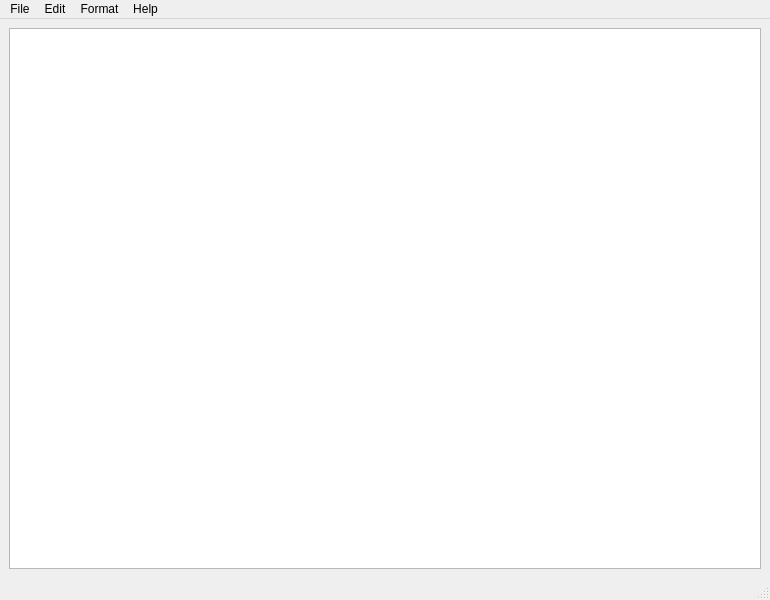
<?xml version="1.0" encoding="UTF-8"?>
<ui version="4.0">
 <class>Notepad</class>
 <widget class="QMainWindow" name="Notepad">
  <property name="geometry">
   <rect>
    <x>0</x>
    <y>0</y>
    <width>770</width>
    <height>600</height>
   </rect>
  </property>
  <property name="windowTitle">
   <string>Notepad</string>
  </property>
  <widget class="QWidget" name="centralwidget">
   <layout class="QVBoxLayout" name="verticalLayout">
    <item>
     <widget class="QTextEdit" name="textEdit"/>
    </item>
   </layout>
  </widget>
  <widget class="QMenuBar" name="menubar">
   <property name="geometry">
    <rect>
     <x>0</x>
     <y>0</y>
     <width>770</width>
     <height>21</height>
    </rect>
   </property>
   <widget class="QMenu" name="menuNew">
    <property name="title">
     <string>File</string>
    </property>
    <addaction name="actionOpen"/>
    <addaction name="actionNew"/>
    <addaction name="actionSave"/>
    <addaction name="actionSave_as"/>
    <addaction name="actionPrint"/>
    <addaction name="actionExit"/>
   </widget>
   <widget class="QMenu" name="menuHelp">
    <property name="title">
     <string>Help</string>
    </property>
    <addaction name="actionAbout"/>
   </widget>
   <widget class="QMenu" name="menuEdit">
    <property name="title">
     <string>Edit</string>
    </property>
    <addaction name="actionCopy"/>
    <addaction name="actionCut"/>
    <addaction name="actionPaste"/>
    <addaction name="actionUndo"/>
    <addaction name="actionRedo"/>
   </widget>
   <widget class="QMenu" name="menuFormat">
    <property name="title">
     <string>Format</string>
    </property>
    <addaction name="actionFont"/>
   </widget>
   <addaction name="menuNew"/>
   <addaction name="menuEdit"/>
   <addaction name="menuFormat"/>
   <addaction name="menuHelp"/>
  </widget>
  <widget class="QStatusBar" name="statusbar"/>
  <action name="actionOpen">
   <property name="text">
    <string>Open</string>
   </property>
  </action>
  <action name="actionNew">
   <property name="text">
    <string>New</string>
   </property>
  </action>
  <action name="actionSave">
   <property name="text">
    <string>Save</string>
   </property>
  </action>
  <action name="actionSave_as">
   <property name="text">
    <string>Save as</string>
   </property>
  </action>
  <action name="actionPrint">
   <property name="text">
    <string>Print</string>
   </property>
  </action>
  <action name="actionExit">
   <property name="text">
    <string>Exit</string>
   </property>
  </action>
  <action name="actionAbout">
   <property name="text">
    <string>About</string>
   </property>
  </action>
  <action name="actionCopy">
   <property name="text">
    <string>Copy</string>
   </property>
  </action>
  <action name="actionCut">
   <property name="text">
    <string>Cut</string>
   </property>
  </action>
  <action name="actionPaste">
   <property name="text">
    <string>Paste</string>
   </property>
  </action>
  <action name="actionUndo">
   <property name="text">
    <string>Undo</string>
   </property>
  </action>
  <action name="actionRedo">
   <property name="text">
    <string>Redo</string>
   </property>
  </action>
  <action name="actionFont">
   <property name="text">
    <string>Font</string>
   </property>
  </action>
 </widget>
 <resources/>
 <connections/>
</ui>
